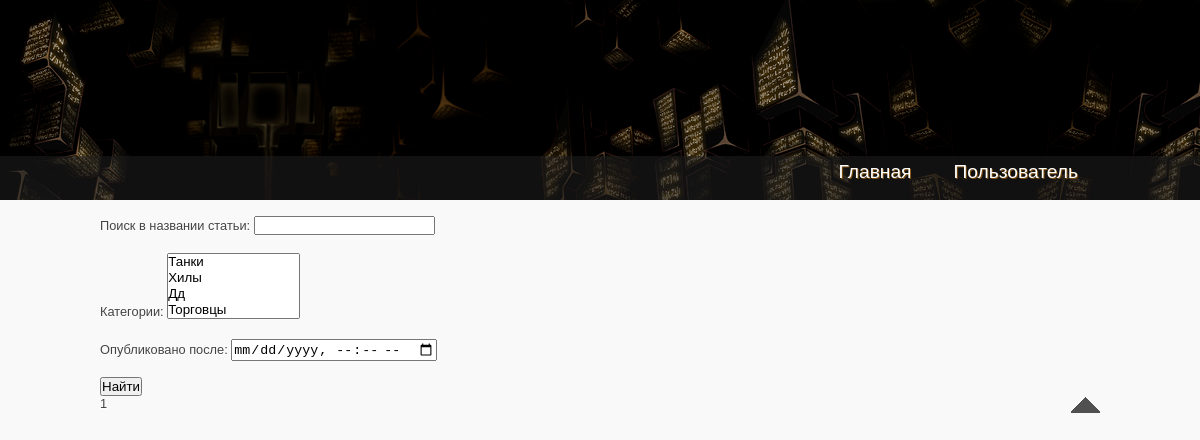
The app's page /, older data.
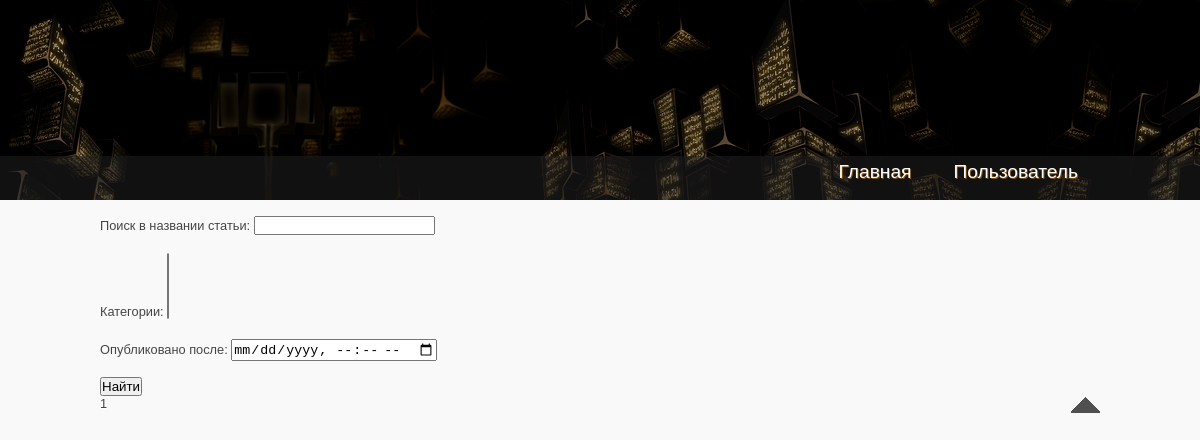
The same page, newer data.
### forum/models.py (models this page shows)
class Category(models.Model):
    category = models.CharField(max_length=64, unique=True)
    def __str__(self):
        return self.category.title()

### forum/views.py (the view)
# urls.py: path('', PostList.as_view(), name='main'),
class PostList(ListView):
    model = Post
    ordering = '-date'
    template_name = 'main.html'
    context_object_name = 'list'
    paginate_by = 10
    def get_queryset(self):
        queryset = super().get_queryset()
        self.filterset = PostFilter(self.request.GET, queryset)
        return self.filterset.qs
    def get_context_data(self, **kwargs):
       context = super().get_context_data(**kwargs)
       context['filterset'] = self.filterset
       return context

### templates/main.html (shortened to what this page needs)
{% extends 'flatpages/default.html' %}
{% load static %}
{% load custom_filters %}
{% load custom_tags %}
{% block content %}
   <form action="" method="get">
       {{ filterset.form.as_p }}
       <input type="submit" value="Найти" />
   </form>
   {{ page_obj.number }}
{% endblock content %}

Row changes from the older to the newer data that the page shows:
removed Category: category "Танки / Хилы / Дд / Торговцы"
